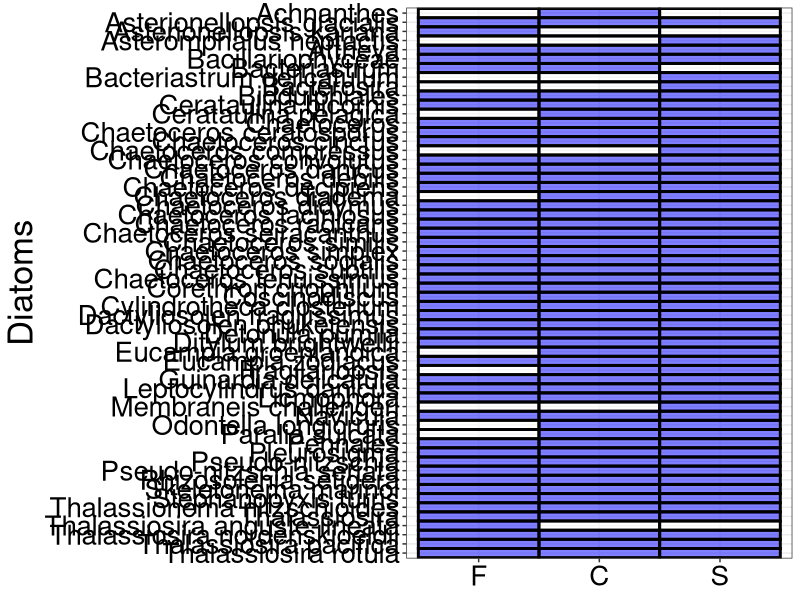
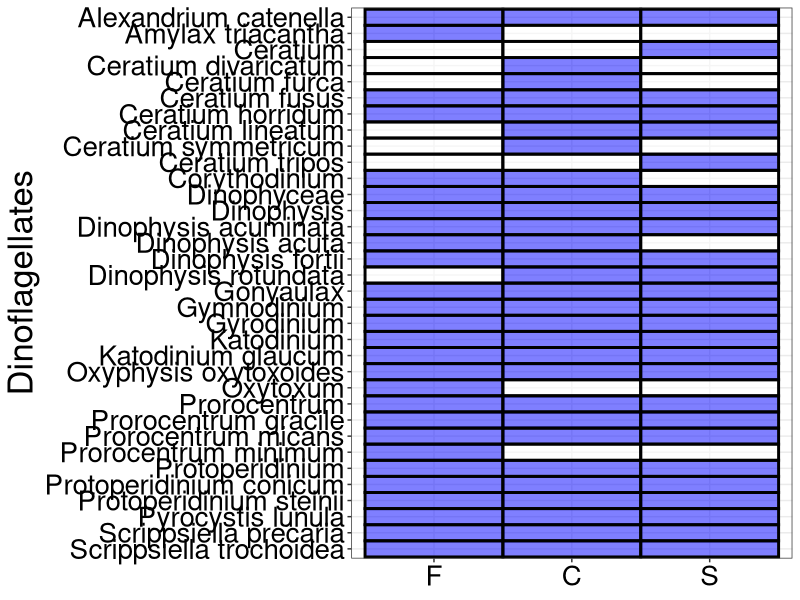
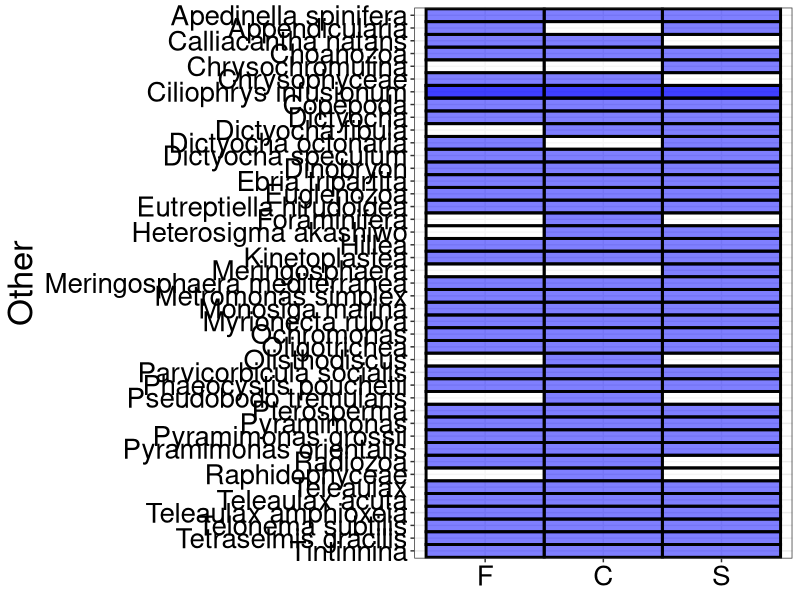
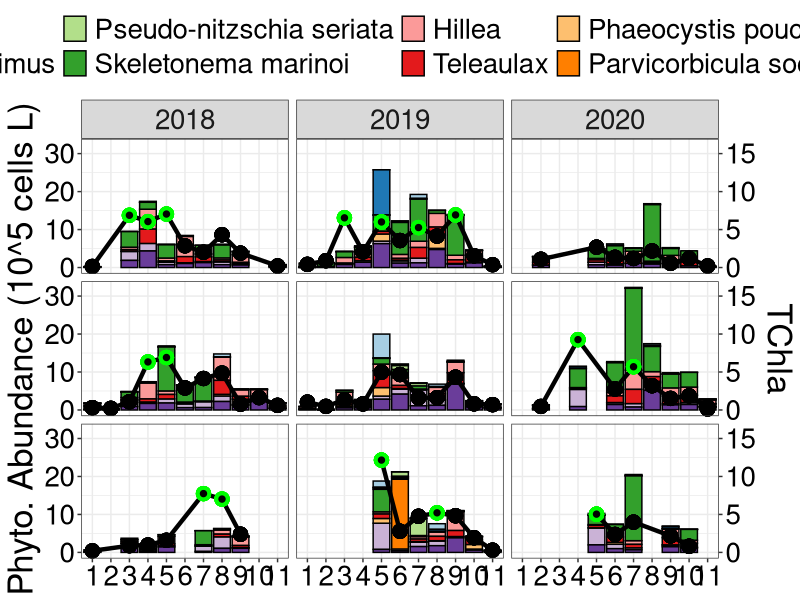
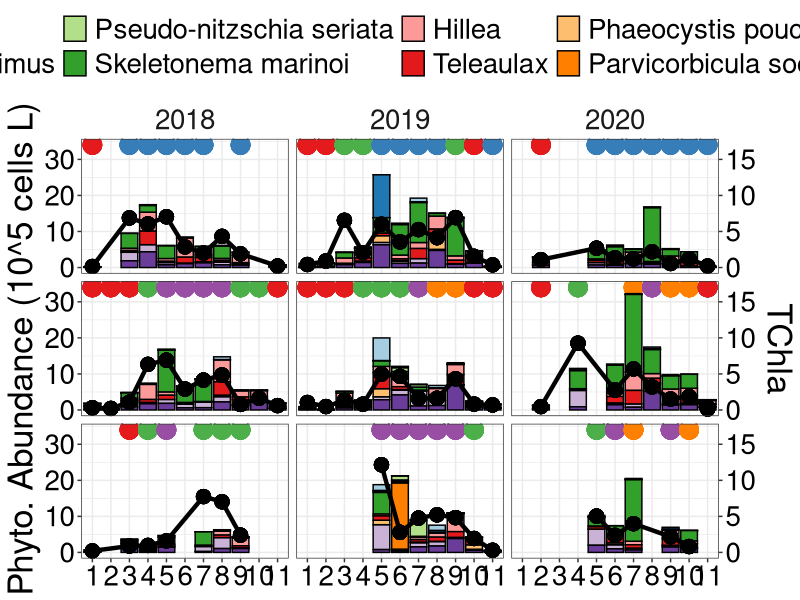
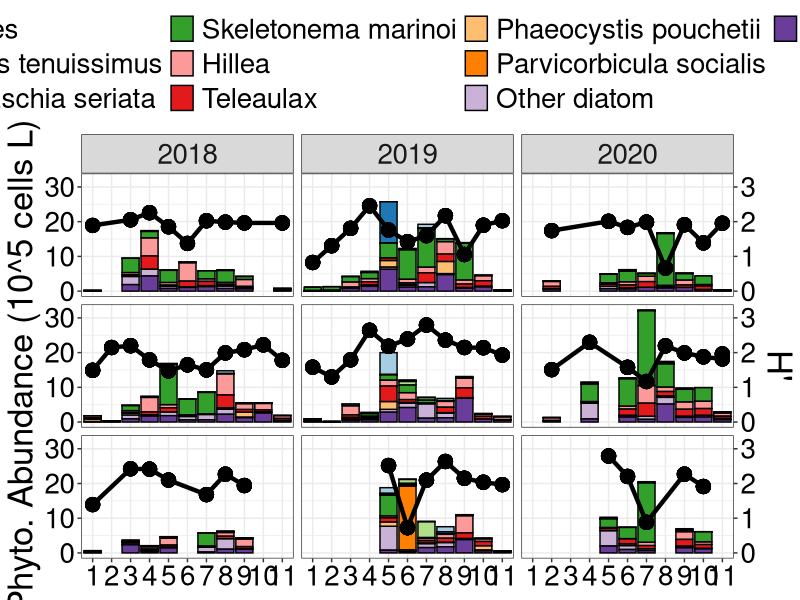
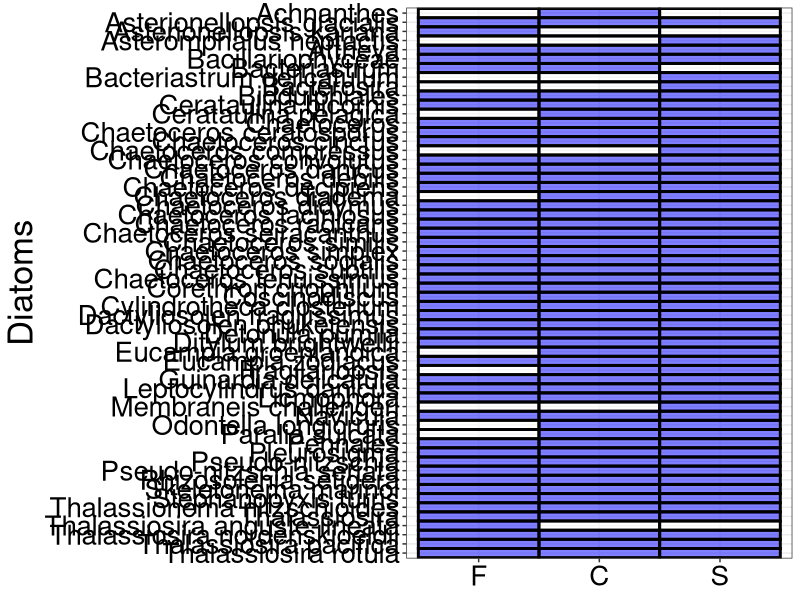
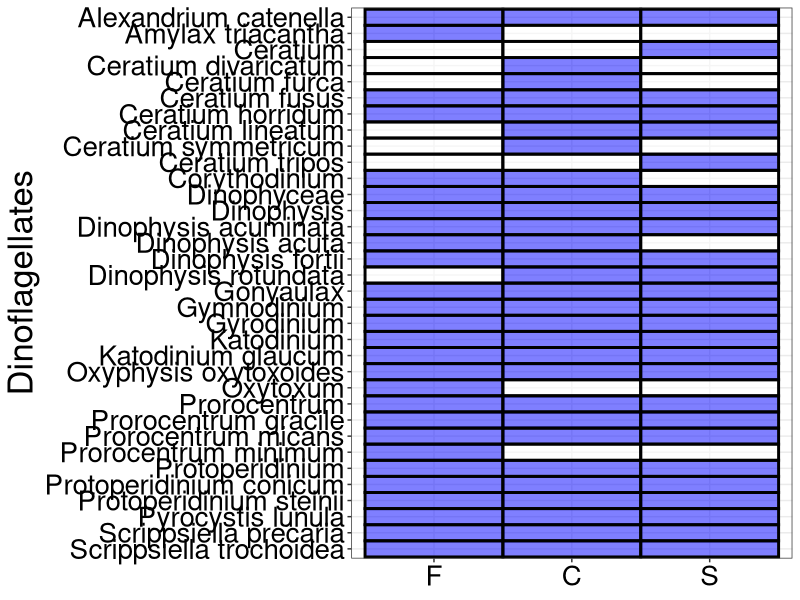

Here is the R script that generated these plots, in order:
## ---- chunk 1
#Upload packages
library(tidyverse)
library(readxl)
library(here)
library(patchwork)
library(RColorBrewer)
library(ggpubr)
library(broom)
library(vegan)

## ---- chunk 2
#Upload data from my master data standardization sheet
micro <- read_csv(here("outputs", "micro_all_2022-11-25.csv")) 

#Uploading chl data that has been converted to TChla
chl <- read_csv(here("outputs", "tchla_calibration_2022-11-15.csv"))

pca_clust <- read_csv(here("outputs", "pca_clusters_2023-04-18.csv"))

data <- read_csv(here("outputs", "ctd_all_2023-03-30_fwi3.csv"))
## ---- chunk 3
#Remove QU39
micro <- micro %>%
  filter(!site_id == "QU39") %>% 
  filter(!scientificName_accepted == "Cyanobacteria")

species <- micro %>% 
  distinct(scientificName)

species_f <- micro %>% 
  filter(site_id == "DFO2") %>% 
  distinct(scientificName) %>% 
  mutate(F = 1)

species_c <- micro %>% 
  filter(site_id == "KC10") %>% 
  distinct(scientificName) %>% 
  mutate(C = 1)

species_s <- micro %>% 
  filter(site_id == "QCS01") %>% 
  distinct(scientificName) %>% 
  mutate(S = 1)

p_a <- species_f %>% 
  full_join(species_c) %>% 
  full_join(species_s) %>% 
  mutate_if(is.numeric, ~ replace_na(., 0))

group_name <- micro %>% 
  distinct(group, scientificName)

p_a <- p_a %>% 
  left_join(group_name)

p_a_long <- p_a %>% 
  pivot_longer(c(F:S), names_to = "location", values_to = "p_a")
## ---- chunk 4
#Order locations from fjord to shelf
order_loc <- c("F", "C", "S")

#Chemtax - Specify order of phyto groups for figures
p_a_long <- arrange(mutate(p_a_long,
                         location = factor(location, levels = order_loc)))

p_a_long %>%
  filter(group == "Bacillariophyta") %>% 
  ggplot(aes(y = fct_rev(scientificName), x = location, fill = as.factor(p_a))) +
  geom_tile(color = "black", size = 1, alpha = 0.5) +
  scale_fill_manual(values = c("white", "blue")) +
  labs(y = "Diatoms") +
  theme_bw() +
  theme(text = element_text(size = 25),
        axis.text = element_text(colour = "black"),
        axis.title.x = element_blank(),
        legend.position = "none",
        legend.direction = "horizontal",
        legend.title = element_blank(),
        strip.background.y = element_blank(),
        strip.text.y = element_blank()) 

ggsave(here("figures_species_timeseries", "presence_absence_diatoms.png"),
       width = 5, height = 16, dpi = 300)
## ---- chunk 5
p_a_long %>%
  filter(group == "Dinoflagellata") %>% 
  ggplot(aes(y = fct_rev(scientificName), x = location, fill = as.factor(p_a))) +
  geom_tile(color = "black", size = 1, alpha = 0.5) +
  scale_fill_manual(values = c("white", "blue")) +
  labs(y = "Dinoflagellates") +
  theme_bw() +
  theme(text = element_text(size = 25),
        axis.text = element_text(colour = "black"),
        axis.title.x = element_blank(),
        legend.position = "none",
        legend.direction = "horizontal",
        legend.title = element_blank(),
        strip.background.y = element_blank(),
        strip.text.y = element_blank()) 

ggsave(here("figures_species_timeseries", "presence_absence_dino.png"),
       width = 5, height = 10, dpi = 300)
## ---- chunk 6
p_a_long %>%
  filter(!group == "Dinoflagellata" & !group == "Bacillariophyta") %>% 
  ggplot(aes(y = fct_rev(scientificName), x = location, fill = as.factor(p_a))) +
  geom_tile(color = "black", size = 1, alpha = 0.5) +
  scale_fill_manual(values = c("white", "blue")) +
  labs(y = "Other") +
  theme_bw() +
  theme(text = element_text(size = 25),
        axis.text = element_text(colour = "black"),
        axis.title.x = element_blank(),
        legend.position = "none",
        legend.direction = "horizontal",
        legend.title = element_blank(),
        strip.background.y = element_blank(),
        strip.text.y = element_blank()) 

ggsave(here("figures_species_timeseries", "presence_absence_other.png"),
       width = 5, height = 10, dpi = 300)
## ---- chunk 7
#Add year column
micro <- micro %>% 
  mutate(year = lubridate::year(date),
         month = lubridate::month(date)) %>% 
  relocate(year, .after = date) %>% 
  relocate(month, .after = year)


test <- micro %>% 
  filter(site_id == "QCS01") %>% 
  distinct(date)


micro <- micro %>%  
  mutate(month_surv = lubridate::month(date),
         month_surv = case_when(date == "2019-08-29" ~ 9,
                                date == "2019-08-31" ~ 9,
                                date == "2019-11-27" ~ 12,
                             TRUE ~ as.numeric (month_surv)))
## ---- chunk 8
# Changing site_id to location 
micro <- micro %>% 
    mutate(location = case_when(site_id == "DFO2" ~ "F",
                              site_id == "KC10" ~ "C",
                              site_id == "QCS01" ~ "S",
                              TRUE ~ as.character(site_id))) %>% 
  relocate(location, .after = site_id)

chl <- chl %>% 
    mutate(location = case_when(site_id == "DFO2" ~ "F",
                              site_id == "KC10" ~ "C",
                              site_id == "QCS01" ~ "S",
                              TRUE ~ as.character(site_id))) %>% 
  relocate(location, .after = site_id)
## ---- chunk 9
micro_all <- micro 

#Order locations from fjord to shelf
order_loc <- c("F", "C", "S")

#Chemtax - Specify order of phyto groups for figures
micro_all <- arrange(mutate(micro_all,
                         location = factor(location, levels = order_loc)))


# micro_all <- micro_all %>% 
#   filter(trophicStatus == "auto")
#I want to look at species that never contribute to more than a certain percentage to the total biomass
## ---- chunk 10
micro_all <- micro_all %>%
  group_by(date, location) %>%
  mutate(sum_count = sum(species_sum)) %>%
  ungroup() %>%
  mutate(perc = species_sum/sum_count)

micro_all <- micro_all %>%
  group_by(scientificName) %>%
  mutate(max = max(perc),
         max_abund = max(species_sum)) %>% 
  ungroup()
## ---- chunk 11
#Looking at DFO2 2018 Other diatoms
dfo2 <- micro_all %>% 
  filter(site_id == "DFO2" & year == 2018 & (month == 4))
## ---- chunk 12
#Make a total diatom sum column for each date and then divide each species count by the total to derive a relative contribution
# micro_all <- micro_all %>% 
#   group_by(date, location) %>% 
#   mutate(sum_count = sum(species_sum)) %>% 
#   ungroup() %>% 
#   mutate(perc = species_sum/sum_count)

#Make a column showing the max contribution for each species
# micro_all <- micro_all %>% 
#   group_by(scientificName) %>% 
#   mutate(max = max(perc),
#          max_abund = max(species_sum)) %>% 
#   ungroup()
## ---- chunk 13
test <- micro_all %>% 
  distinct(scientificName, max, max_abund)
## ---- chunk 14
micro_all_gt10_perc <- micro_all %>% 
  mutate(scientificName2 = ifelse(max_abund < 325000 & group == "Bacillariophyta",
                                  "Other diatom", scientificName)) %>% 
  mutate(scientificName2 = ifelse(max < 0.325000 & !group == "Bacillariophyta",
                                  "Other flagellate", scientificName2))
## ---- chunk 15
micro_all_gt10_perc2 <- micro_all_gt10_perc %>% 
  group_by(date, month_surv, location, scientificName2) %>% 
  summarise(species_sum = sum(species_sum)) %>% 
  ungroup()
## ---- chunk 16
micro_all_c <- micro_all_gt10_perc2  

colourCount_c = length(unique(micro_all_c$scientificName2))
getPalette_c = colorRampPalette(brewer.pal(10, "Paired"))
## ---- chunk 17
spec_dist <- micro_all_c %>% 
  distinct(scientificName2)
## ---- chunk 18
#25%
spec_ord <- c("Biddulphiales", #
              "Chaetoceros tenuissimus", #
              # "Pennales", #
              "Pseudo-nitzschia seriata", #
              # "Rhizosolenia setigera", #
              "Skeletonema marinoi", #
              # "Olisthodiscus", #
              "Hillea", #
              "Teleaulax", #
              "Phaeocystis pouchetii", #
              "Parvicorbicula socialis",
              "Other diatom", #
              "Other flagellate") #




# spec_ord <- c("Biddulphiales", #
#               "Chaetoceros tenuissimus", #
#               "Pennales", #
#               "Pseudo-nitzschia seriata", #
#               "Rhizosolenia setigera", #
#               "Skeletonema marinoi", #
#               "Olisthodiscus", #
#               "Hillea", #
#               "Teleaulax", #
#               "Phaeocystis pouchetii", #
#               "Other diatom", #
#               "Other flagellate") #

#20%
# spec_ord <- c("Biddulphiales",
#               "Chaetoceros cinctus",
#               "Chaetoceros tenuissimus",
#               "Pseudo-nitzschia seriata",
#               "Rhizosolenia setigera",
#               "Skeletonema marinoi small",
#               "Skeletonema marinoi large",
#               "Olisthodiscus",
#               "Hillea",
#               "Teleaulax",
#               "Phaeocystis pouchetii",
#               "Pyramimonas orientalis",
#               "Other")

#10%
# spec_ord <- c("Biddulphiales",
#               "Chaetoceros cinctus",
#               "Chaetoceros tenuissimus",
#               "Pseudo-nitzschia",
#               
#               "Rhizosolenia setigera",
#               "Skeletonema marinoi large",
#               "Skeletonema marinoi small",
#               "Thalassiosira nordenskioeldii",
#               "Thalassiosira pacifica",
#               "Olisthodiscus",
#               "Hillea",
#               "Teleaulax",
#               "Pterosperma",
#               "Pyramimonas orientalis",
#               "Phaeocystis pouchetii")

micro_all_c <- arrange(mutate(micro_all_c,
                         scientificName2 = factor(scientificName2,
                                                 levels = spec_ord)))
## ---- chunk 19
micro_all_chl <- micro_all_c %>% 
  left_join(chl)

micro_all_chl <- arrange(mutate(micro_all_chl,
                         location = factor(location, levels = order_loc)))
## ---- chunk 20
coeff <- 2

micro_all_chl %>%   
  mutate(year = lubridate::year(date)) %>% 
  ggplot() + 
  geom_bar(aes(x = as.factor(month_surv), y = species_sum/100000, 
           fill = scientificName2), stat = "identity", position = "stack",
           color = "black") +
  scale_fill_manual(values = getPalette_c(colourCount_c)) +
  geom_line(aes(x = month_surv, y = tchla*coeff), size = 1.5) +
  geom_point(aes(x = month_surv, y = tchla*coeff, 
                 color = ifelse(tchla < 5, "Fail", "Pass")), size = 2.5, pch = 21,
             stroke = 2, fill = "black") +
  scale_y_continuous(name = "Phyto. Abundance (10^5 cells L)",
                     sec.axis = sec_axis(~ . /coeff, name = "TChla")) +
  scale_color_manual(values = c("black", "green"))+
  facet_grid(location ~ year) +
  theme_bw() +
  theme(text = element_text(size = 25),
        axis.title.x = element_blank(),
        # axis.text.y = element_blank(),
        axis.text = element_text(colour = "black"),
        legend.position = "top",
        legend.direction = "horizontal",
        legend.title = element_blank(),
        strip.background.y = element_blank(),
        strip.text.y = element_blank()) +
  guides(fill = guide_legend(nrow = 2),
         color = "none")

ggsave(here("figures_species_timeseries", "compositions_all_10species.png"),
       width = 16, height = 10, dpi = 300)
## ---- chunk 21
micro_all_chl2 <- micro_all_chl %>% 
  unite(label, c(location, date), sep = "", remove = FALSE)

micro_all_chl3 <- micro_all_chl2 %>% 
  left_join(pca_clust)
## ---- chunk 22
coeff <- 2

micro_all_chl3 %>%   
  mutate(year = lubridate::year(date)) %>% 
  ggplot() + 
  geom_point(aes(x = as.factor(month_surv), y = 34, color = as.factor(cluster)),
             size = 6) +
  geom_bar(aes(x = as.factor(month_surv), y = species_sum/100000, 
           fill = scientificName2), stat = "identity", position = "stack",
           color = "black") +
  scale_fill_manual(values = getPalette_c(colourCount_c)) +
  geom_line(aes(x = month_surv, y = tchla*coeff), size = 1.5) +
  geom_point(aes(x = month_surv, y = tchla*coeff), size = 2.5, pch = 21,
             stroke = 2, fill = "black") +
  scale_y_continuous(name = "Phyto. Abundance (10^5 cells L)",
                     sec.axis = sec_axis(~ . /coeff, name = "TChla")) +
  scale_color_brewer(palette = "Set1") +
  # scale_color_manual(values = c("black", "green"))+
  facet_grid(location ~ year) +
  theme_bw() +
  theme(text = element_text(size = 25),
        axis.title.x = element_blank(),
        # axis.text.y = element_blank(),
        axis.text = element_text(colour = "black"),
        legend.position = "top",
        legend.direction = "horizontal",
        legend.title = element_blank(),
        strip.background = element_blank(),
        strip.text.y = element_blank()) +
  guides(fill = guide_legend(nrow = 2),
         color = "none")

ggsave(here("figures_species_timeseries", "test2.png"),
       width = 16, height = 10, dpi = 300)
## ---- chunk 23
test <- micro_all %>% 
  filter(location == "C" & month == 4 & year == 2020)
## ---- chunk 24
#I want to plot diversity rather than TChla here.

#Calculate diversity.

micro_div <- micro %>%
  # filter(group == "Bacillariophyta") %>% 
  select(date, site_id, scientificName, species_sum) %>% 
  pivot_wider(names_from = scientificName, values_from = species_sum) %>% 
  mutate_if(is.numeric, ~ replace_na(., 0))

div <- micro_div[,3:ncol(micro_div)]

div <- diversity(div, "shannon")

micro_meta <- micro_div[, 1:2]

div_full <- cbind(micro_meta, div)

micro_all_chl <- micro_all_chl %>% 
  left_join(div_full)
## ---- chunk 25
coeff <- 10

micro_all_chl %>%   
  mutate(year = lubridate::year(date)) %>% 
  ggplot() + 
  geom_bar(aes(x = as.factor(month_surv), y = species_sum/100000, 
           fill = scientificName2), stat = "identity", position = "stack",
           color = "black") +
  scale_fill_manual(values = getPalette_c(colourCount_c)) +
  geom_line(aes(x = month_surv, y = div*coeff), size = 1.5) +
  geom_point(aes(x = as.factor(month_surv), y = div*coeff), size = 2.5, pch = 21,
             stroke = 2, fill = "black") +
  scale_y_continuous(name = "Phyto. Abundance (10^5 cells L)",
                     sec.axis = sec_axis(~ . /coeff, name = "H'")) +
  scale_color_manual(values = c("black", "green"))+
  facet_grid(location ~ year) +
  theme_bw() +
  theme(text = element_text(size = 25),
        axis.title.x = element_blank(),
        # axis.text.y = element_blank(),
        axis.text = element_text(colour = "black"),
        legend.position = "top",
        legend.direction = "horizontal",
        legend.title = element_blank(),
        strip.background.y = element_blank(),
        strip.text.y = element_blank()) +
  guides(fill = guide_legend(ncol = 4),
         color = "none")

ggsave(here("figures_species_timeseries", "compositions_all_10species_diversity.png"),
       width = 16, height = 10, dpi = 300)
## ---- chunk 26
div_stat <- div_full %>% 
  group_by(site_id) %>% 
  summarise(mean_div = mean(div)) %>% 
  ungroup()
## ---- chunk 27
write_csv(div_full, here("outputs", "diversity.csv"))
## ---- chunk 28
species_all <- micro %>% 
  distinct(scientificName)

species_met <- micro %>% 
  filter(group == "Metazoa") %>% 
  distinct(scientificName)

species_pro <- micro %>% 
  filter(group == "Protozoa") %>% 
  distinct(scientificName)

species_cil <- micro %>% 
  filter(group == "Ciliophora") %>% 
  distinct(scientificName)

species_kin <- micro %>% 
  filter(group == "Kinetoplastidea") %>% 
  distinct(scientificName)

# micro <- micro %>% 
#   filter(
#            !scientificName_accepted == "Cyanobacteria" &
#            !group == "Metazoa" &
#            !group == "Protozoa" &
#            !group == "Choanoflagellata" &
#            !group == "Ciliophora" &
#            !group == "Kinetoplastidea")
